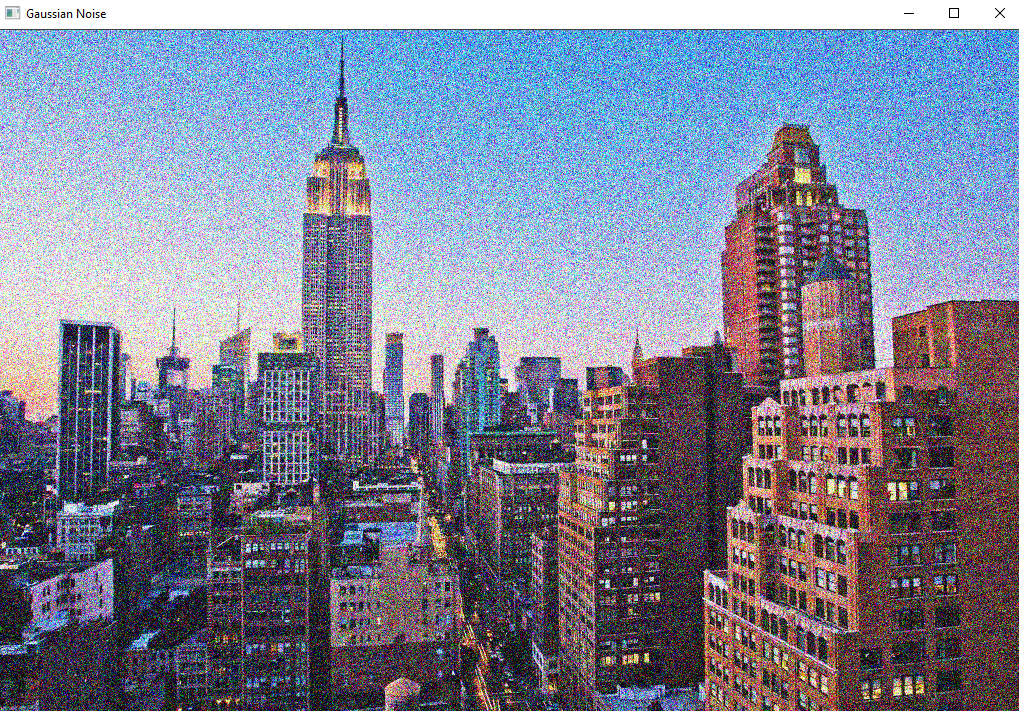
#> input picture gurultulu_buyuk.png, 1019 x 711 px
$ python 16-gurultu-ve-filtreleme.py
#> lines starting #> are read from the running program, lines starting #| are printed output that depends on the picture
import cv2
import numpy as np

image = cv2.imread("gurultulu_buyuk.png")
#> image is the input picture: shape (711, 1019, 3); mean B, G, R 148.8, 128.3, 124.5
#resize
image = cv2.resize(image, (0,0), fx=0.5, fy=0.5)
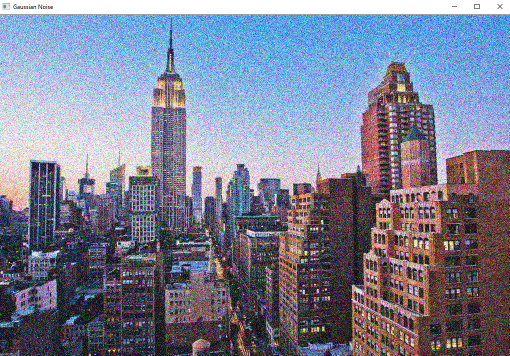
#> image: shape (356, 510, 3); mean B, G, R 148.8, 128.3, 124.5


#mean filter
mean3 = cv2.blur(image,(3,3))
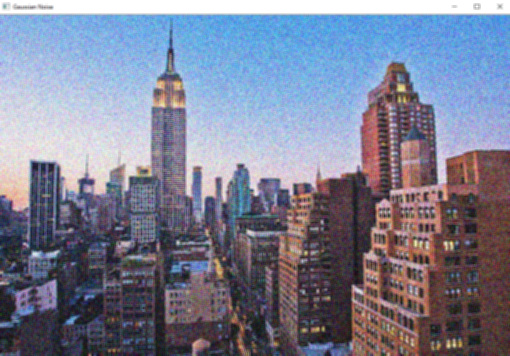
#> mean3: shape (356, 510, 3); mean B, G, R 148.8, 128.3, 124.5
mean5 = cv2.blur(image,(5,5))
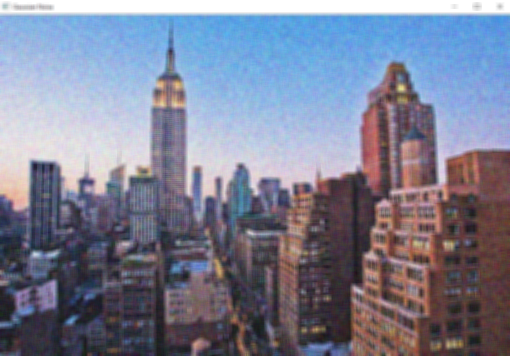
#> mean5: shape (356, 510, 3); mean B, G, R 148.8, 128.3, 124.5
mean7 = cv2.blur(image,(7,7))

#median filter
median3 = cv2.medianBlur(image,3)
median5 = cv2.medianBlur(image,5)
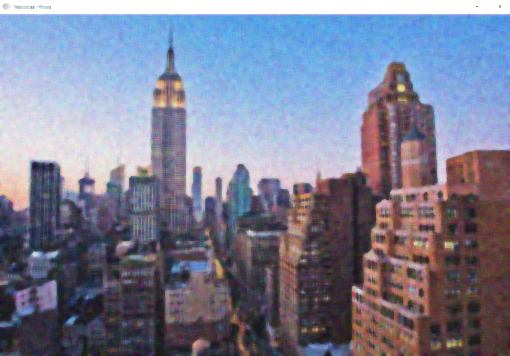
#> median5: shape (356, 510, 3); mean B, G, R 148.8, 127.6, 124.1
median7 = cv2.medianBlur(image,7)
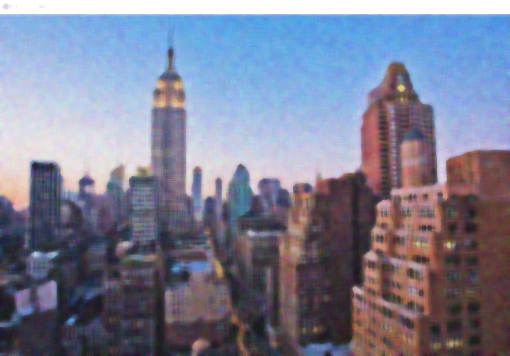
#> median7: shape (356, 510, 3); mean B, G, R 148.7, 127.5, 124.1

#gaussian filter
gaussian3 = cv2.GaussianBlur(image,(3,3),0)
gaussian5 = cv2.GaussianBlur(image,(5,5),0)
gaussian7 = cv2.GaussianBlur(image,(7,7),0)

#bilateral filter
bilateral9 = cv2.bilateralFilter(image,9,75,75)
bilateral11 = cv2.bilateralFilter(image,11,100,100)
bilateral13 = cv2.bilateralFilter(image,13,125,125)
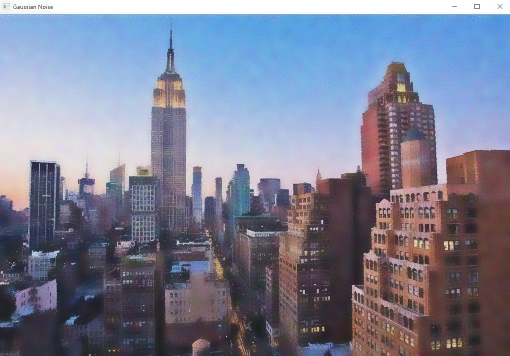
#> bilateral13: shape (356, 510, 3); mean B, G, R 148.5, 127.9, 124.1

cv2.imshow("image",image)
cv2.imshow("means",np.hstack([mean3,mean5,mean7]))
cv2.imshow("medians",np.hstack([median3,median5,median7]))
cv2.imshow("gaussians",np.hstack([gaussian3,gaussian5,gaussian7]))
cv2.imshow("bilaterals",np.hstack([bilateral9,bilateral11,bilateral13]))
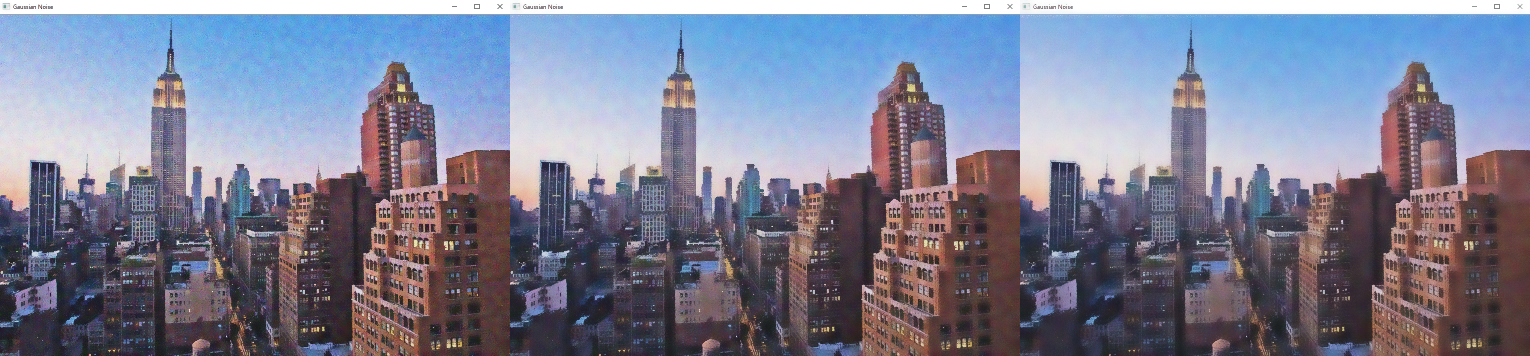
#> window 'bilaterals': shape (356, 1530, 3); mean B, G, R 148.6, 128, 124.2


cv2.waitKey(0)
cv2.destroyAllWindows()

$ run again, with gürültü2.jpg saved as gurultulu_buyuk.png
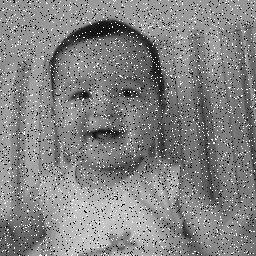
#> input picture gürültü2.jpg, 256 x 256 px
#> image is the input picture: shape (256, 256, 3); min 0, max 255, mean 131.2
#> image: shape (128, 128, 3)
#> `cv2.imshow("means",np.hstack([mean3,mean5,mean7]))`:
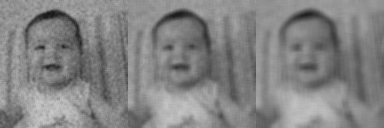
#> window 'means': shape (128, 384, 3); min 20, max 202, mean 131.4
